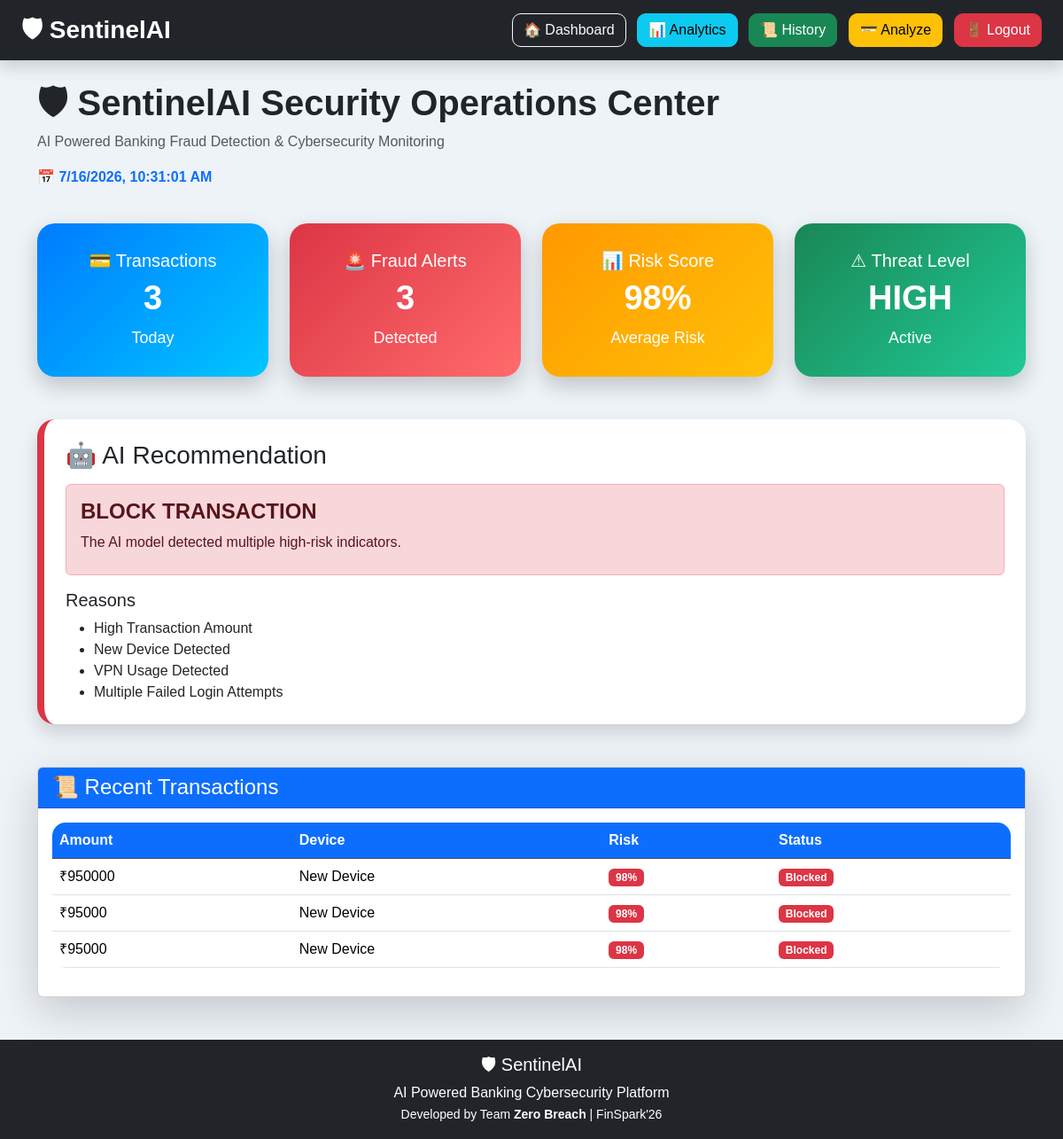
/dashboard, run on the app's committed database.
### tables this page shows
CREATE TABLE transactions(

        id INTEGER PRIMARY KEY AUTOINCREMENT,
        amount INTEGER,
        device TEXT,
        vpn TEXT,
        login_attempts INTEGER,
        risk_score INTEGER,
        result TEXT,
        status TEXT

    );

### app.py (the view)
@app.route("/dashboard")
def dashboard():
    data = get_dashboard_data()
    return render_template(
        "dashboard.html",
        data=data
    )

### templates/dashboard.html (shortened to what this page needs)
<!DOCTYPE html>
<html lang="en">
<head>
<link href="https://cdn.jsdelivr.net/npm/bootstrap@5.3.3/dist/css/bootstrap.min.css" rel="stylesheet">
<link rel="stylesheet" href="{{ url_for('static', filename='css/style.css') }}">
</head>
<body>
<nav class="navbar navbar-expand-lg navbar-dark bg-dark shadow">
<div class="container-fluid px-4">
<a class="navbar-brand fw-bold fs-3">
🛡 SentinelAI
</a>
<div>
<a href="/dashboard" class="btn btn-outline-light me-2">
🏠 Dashboard
</a>
<a href="/analytics" class="btn btn-info me-2">
📊 Analytics
</a>
<a href="/history" class="btn btn-success me-2">
📜 History
</a>
<a href="/transaction" class="btn btn-warning me-2">
💳 Analyze
</a>
<a href="/" class="btn btn-danger">
🚪 Logout
</a>
</div>
</div>
</nav>
<div class="container mt-4">
<h1 class="fw-bold">
🛡 SentinelAI Security Operations Center
</h1>
<p class="text-muted">
AI Powered Banking Fraud Detection & Cybersecurity Monitoring
</p>
<p id="datetime" class="text-primary fw-bold"></p>
<div class="row g-4 mt-2">
<div class="col-md-3">
<div class="card dashboard-card">
<h5>💳 Transactions</h5>
<h2>{{ data.total_transactions }}</h2>
<p>Today</p>
</div>
</div>
<div class="col-md-3">
<div class="card dashboard-card">
<h5>🚨 Fraud Alerts</h5>
<h2>{{ data.fraud_alerts }}</h2>
<p>Detected</p>
</div>
</div>
<div class="col-md-3">
<div class="card dashboard-card">
<h5>📊 Risk Score</h5>
<h2>{{ data.avg_risk }}%</h2>
<p>Average Risk</p>
</div>
</div>
<div class="col-md-3">
<div class="card dashboard-card">
<h5>⚠ Threat Level</h5>
<h2>{{ data.threat }}</h2>
<p>Active</p>
</div>
</div>
</div>
<div class="card mt-5 p-4 ai-card">
<h3 class="mb-3">
🤖 AI Recommendation
</h3>
<div class="alert alert-danger">
<h4 class="fw-bold">
BLOCK TRANSACTION
</h4>
<p class="mb-2">
The AI model detected multiple high-risk indicators.
</p>
</div>
<h5>Reasons</h5>
<ul>
<li>High Transaction Amount</li>
<li>New Device Detected</li>
<li>VPN Usage Detected</li>
<li>Multiple Failed Login Attempts</li>
</ul>
</div>
<div class="card mt-5 shadow-lg">
<div class="card-header bg-primary text-white">
<h4 class="mb-0">
📜 Recent Transactions
</h4>
</div>
<div class="card-body">
<table class="table table-hover align-middle">
<thead class="table-dark">
<tr>
<th>Amount</th>
<th>Device</th>
<th>Risk</th>
<th>Status</th>
</tr>
</thead>
<tbody>
{% for t in data.recent_transactions %}
<tr>
<td>
₹{{ t[0] }}
</td>
<td>
{{ t[1] }}
</td>
<td>
{% if t[2] >= 70 %}
<span class="badge bg-danger">
{{ t[2] }}%
</span>
{% elif t[2] >= 40 %}
<span class="badge bg-warning text-dark">
{{ t[2] }}%
</span>
{% else %}
<span class="badge bg-success">
{{ t[2] }}%
</span>
{% endif %}
</td>
<td>
{% if t[3] == "BLOCK TRANSACTION" %}
<span class="badge bg-danger">
Blocked
</span>
{% else %}
<span class="badge bg-success">
Approved
</span>
{% endif %}
</td>
</tr>
{% endfor %}
</tbody>
</table>
</div>
</div>
</div>
<footer class="bg-dark text-white text-center p-3 mt-5">
<h5>🛡 SentinelAI</h5>
<p class="mb-0">
AI Powered Banking Cybersecurity Platform
</p>
<small>
Developed by Team <b>Zero Breach</b> | FinSpark'26
</small>
</footer>
</body>
</html>

### static/style.css (style rules this page uses)
body { background:#eef3f8; font-family:Arial, Helvetica, sans-serif; margin:0; padding:0; }
a { text-decoration:none; }
.navbar { box-shadow:0 4px 15px rgba(0,0,0,.15); }
.dashboard-card { border:none; border-radius:20px; padding:30px; color:white; text-align:center; transition:.4s; box-shadow:0 10px 25px rgba(0,0,0,.2); }
.row .col-md-3:nth-child(1) .dashboard-card { background:linear-gradient(135deg,#007bff,#00c6ff); }
.row .col-md-3:nth-child(2) .dashboard-card { background:linear-gradient(135deg,#dc3545,#ff6b6b); }
.row .col-md-3:nth-child(3) .dashboard-card { background:linear-gradient(135deg,#ff9800,#ffc107); }
.row .col-md-3:nth-child(4) .dashboard-card { background:linear-gradient(135deg,#198754,#20c997); }
.dashboard-card h2 { font-size:38px; font-weight:bold; }
.dashboard-card p { margin:0; font-size:18px; }
.ai-card { border:none; border-left:8px solid #dc3545; border-radius:20px; box-shadow:0 10px 20px rgba(0,0,0,.15); }
.ai-card ul { margin-bottom:0; }
.table { border-radius:15px; overflow:hidden; }
.table th { background:#0d6efd; color:white; }
.table td { vertical-align:middle; }
.btn { border-radius:10px; transition:.3s; }
footer { margin-top:50px; background:#212529; color:white; padding:20px; text-align:center; }

### data on the page
transactions: amount "950000", device "New Device", risk_score "98", shows "Blocked"
transactions: amount "95000", device "New Device", risk_score "98", shows "Blocked"
transactions: amount "95000", device "New Device", risk_score "98", shows "Blocked"

### other printed values
{{ data.total_transactions }} "3"
{{ data.fraud_alerts }} "3"
{{ data.avg_risk }} "98"
{{ data.threat }} "HIGH"
